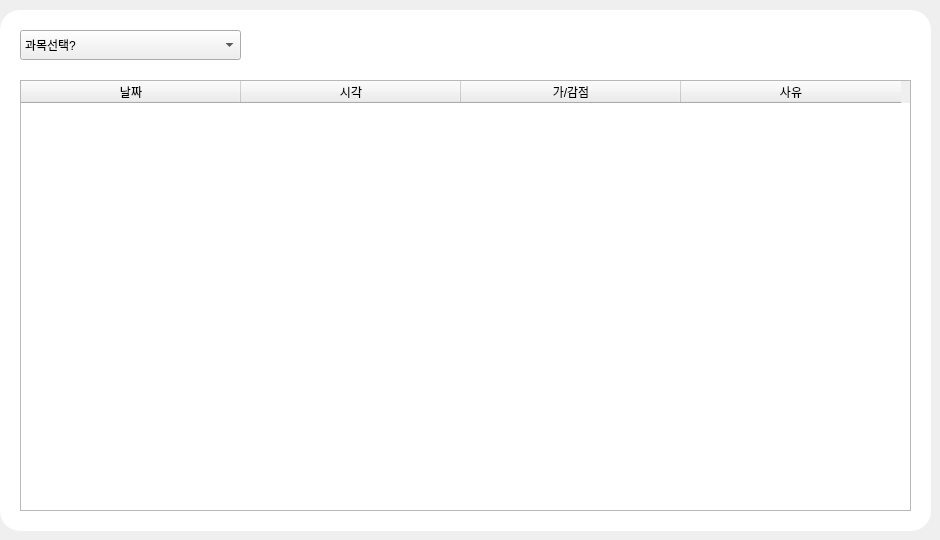
     <widget class="QWidget" name="tab_3">
      <attribute name="title">
       <string>tab3</string>
      </attribute>
      <widget class="QLabel" name="topbg_7">
       <property name="geometry">
        <rect>
         <x>0</x>
         <y>10</y>
         <width>931</width>
         <height>521</height>
        </rect>
       </property>
       <property name="styleSheet">
        <string notr="true">border-radius:20px;
background-color:rgb(255, 255, 255)</string>
       </property>
       <property name="text">
        <string/>
       </property>
      </widget>
      <widget class="QComboBox" name="comboBox_11">
       <property name="geometry">
        <rect>
         <x>20</x>
         <y>30</y>
         <width>221</width>
         <height>30</height>
        </rect>
       </property>
       <property name="styleSheet">
        <string notr="true">font: 29 14pt &quot;Noto Sans CJK HK DemiLight&quot;;</string>
       </property>
       <item>
        <property name="text">
         <string>과목선택?</string>
        </property>
       </item>
      </widget>
      <widget class="QTableWidget" name="tableWidget_2">
       <property name="geometry">
        <rect>
         <x>20</x>
         <y>80</y>
         <width>891</width>
         <height>431</height>
        </rect>
       </property>
       <property name="styleSheet">
        <string notr="true">font: 29 15pt &quot;Noto Sans CJK HK DemiLight&quot;;</string>
       </property>
       <attribute name="horizontalHeaderDefaultSectionSize">
        <number>220</number>
       </attribute>
       <column>
        <property name="text">
         <string>날짜</string>
        </property>
       </column>
       <column>
        <property name="text">
         <string>시각</string>
        </property>
       </column>
       <column>
        <property name="text">
         <string>가/감점</string>
        </property>
       </column>
       <column>
        <property name="text">
         <string>사유</string>
        </property>
       </column>
      </widget>
     </widget>
